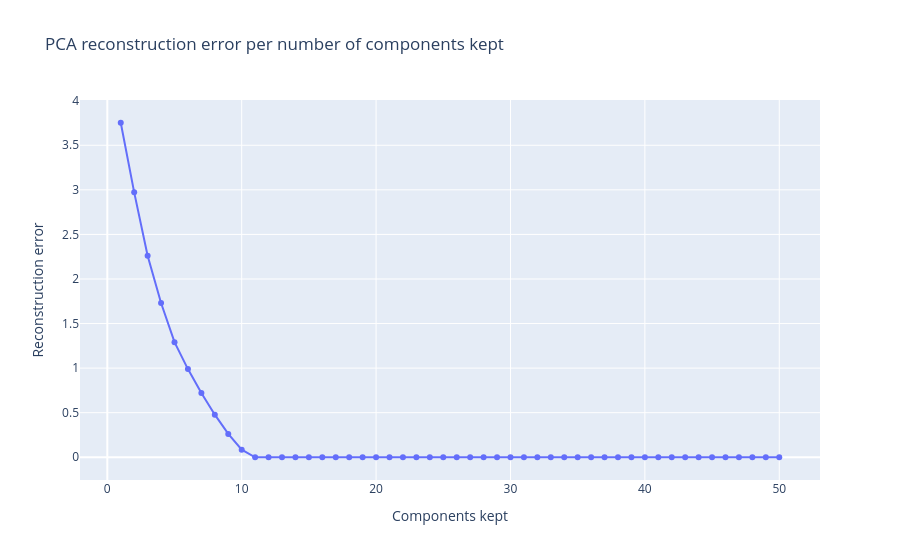

The notebook cell saved with this chart:
### Code cell
reconstruction_errors = kairo.compute_pca_reconstruction_errors(std_features, pca)
reconstruction_plot = kairo.plot_pca_reconstruction_errors(reconstruction_errors)
reconstruction_plot.show()

### Figure 1 — Plotly figure (JSON) as saved in the notebook; plotly's stock layout.template omitted (floating-point values rounded to 4 significant figures)
{"data": [{"hovertemplate": "Components kept=%{x}<br>Reconstruction error=%{y}<extra></extra>", "legendgroup": "", "line": {"color": "#636efa", "dash": "solid"}, "marker": {"symbol": "circle"}, "mode": "lines+markers", "name": "", "orientation": "v", "showlegend": false, "type": "scatter", "x": [1, 2, 3, 4, 5, 6, 7, 8, 9, 10, 11, 12, 13, 14, 15, 16, 17, 18, 19, 20, 21, 22, 23, 24, 25, 26, 27, 28, 29, 30, 31, 32, 33, 34, 35, 36, 37, 38, 39, 40, 41, 42, 43, 44, 45, 46, 47, 48, 49, 50], "xaxis": "x", "y": [3.753, 2.972, 2.262, 1.73, 1.291, 0.9891, 0.7213, 0.4774, 0.2615, 0.08466, 2.895e-13, 2.895e-13, 2.895e-13, 2.895e-13, 2.895e-13, 2.895e-13, 2.895e-13, 2.895e-13, 2.895e-13, 2.895e-13, 2.895e-13, 2.895e-13, 2.895e-13, 2.895e-13, 2.895e-13, 2.895e-13, 2.895e-13, 2.895e-13, 2.895e-13, 2.895e-13, 2.895e-13, 2.895e-13, 2.895e-13, 2.895e-13, 2.895e-13, 2.895e-13, 2.895e-13, 2.895e-13, 2.895e-13, 2.895e-13, 2.895e-13, 2.895e-13, 2.895e-13, 2.895e-13, 2.895e-13, 2.895e-13, 2.895e-13, 2.895e-13, 2.895e-13, 2.895e-13], "yaxis": "y"}], "layout": {"legend": {"tracegroupgap": 0}, "title": {"text": "PCA reconstruction error per number of components kept"}, "xaxis": {"anchor": "y", "domain": [0, 1], "title": {"text": "Components kept"}}, "yaxis": {"anchor": "x", "domain": [0, 1], "title": {"text": "Reconstruction error"}}}}
